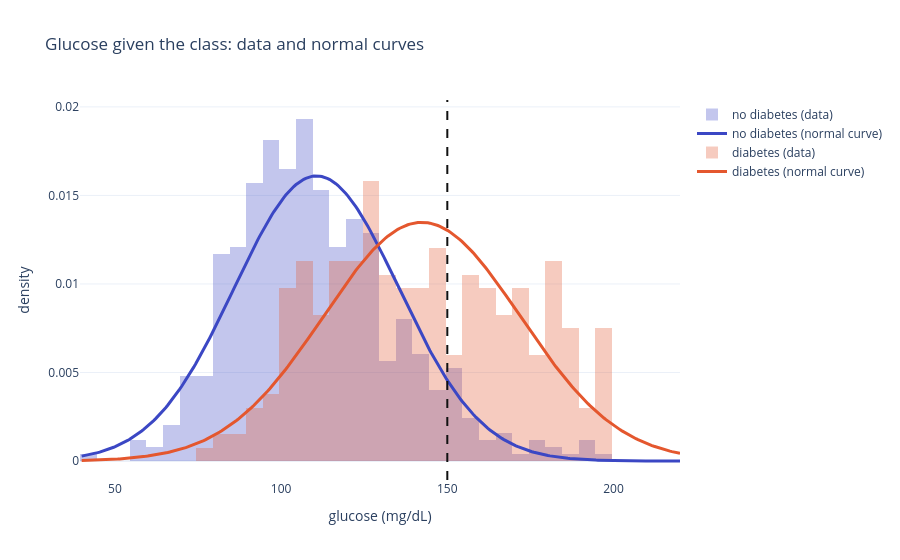

The code cell stored with this chart in its notebook:
### Markdown cell above
**See it with data 🔬 One bell curve per class**

Let's look at the glucose of the 763 patients of `diabetes.csv` whose glucose is known. For each class we estimate $\mu$ and $\sigma$, then draw the normal curve on top of the real histogram.

### Code cell
glucose = diabetes[diabetes["Glucose"] > 0]                   # a glucose of 0 means "missing"
params = glucose.groupby("Outcome")["Glucose"].agg(["mean", "std"])
print(params.round(1))

x = np.linspace(40, 220, 300)
fig = go.Figure()
for outcome, name, color in [(0, "no diabetes", "#3B47C4"), (1, "diabetes", "#E4572E")]:
    mu, sigma = params.loc[outcome]
    fig.add_trace(go.Histogram(x=glucose.loc[glucose["Outcome"] == outcome, "Glucose"], histnorm="probability density",
                               name=f"{name} (data)", marker_color=color, opacity=0.3, xbins=dict(size=5)))
    fig.add_trace(go.Scatter(x=x, y=np.exp(-(x - mu) ** 2 / (2 * sigma ** 2)) / np.sqrt(2 * np.pi * sigma ** 2),
                             mode="lines", name=f"{name} (normal curve)", line=dict(color=color, width=3)))
fig.add_vline(x=150, line_dash="dash", line_color="#111111")
fig.update_layout(barmode="overlay", title="Glucose given the class: data and normal curves",
                  xaxis_title="glucose (mg/dL)", yaxis_title="density")
fig.show()

### Figure 1 — Plotly figure (JSON) as saved in the notebook; plotly's stock layout.template omitted (floating-point values rounded to 4 significant figures; data arrays with more than 128 entries replaced by an {"elided": "..."} marker saying what was removed)
{"data": [{"histnorm": "probability density", "marker": {"color": "#3B47C4"}, "name": "no diabetes (data)", "opacity": 0.3, "type": "histogram", "x": {"elided": "497 int values"}, "xbins": {"size": 5}}, {"line": {"color": "#3B47C4", "width": 3}, "mode": "lines", "name": "no diabetes (normal curve)", "type": "scatter", "x": {"elided": "300 float values"}, "y": {"elided": "300 float values"}}, {"histnorm": "probability density", "marker": {"color": "#E4572E"}, "name": "diabetes (data)", "opacity": 0.3, "type": "histogram", "x": {"elided": "266 int values"}, "xbins": {"size": 5}}, {"line": {"color": "#E4572E", "width": 3}, "mode": "lines", "name": "diabetes (normal curve)", "type": "scatter", "x": {"elided": "300 float values"}, "y": {"elided": "300 float values"}}], "layout": {"barmode": "overlay", "shapes": [{"line": {"color": "#111111", "dash": "dash"}, "type": "line", "x0": 150, "x1": 150, "xref": "x", "y0": 0, "y1": 1, "yref": "y domain"}], "title": {"text": "Glucose given the class: data and normal curves"}, "xaxis": {"title": {"text": "glucose (mg/dL)"}}, "yaxis": {"title": {"text": "density"}}}}
